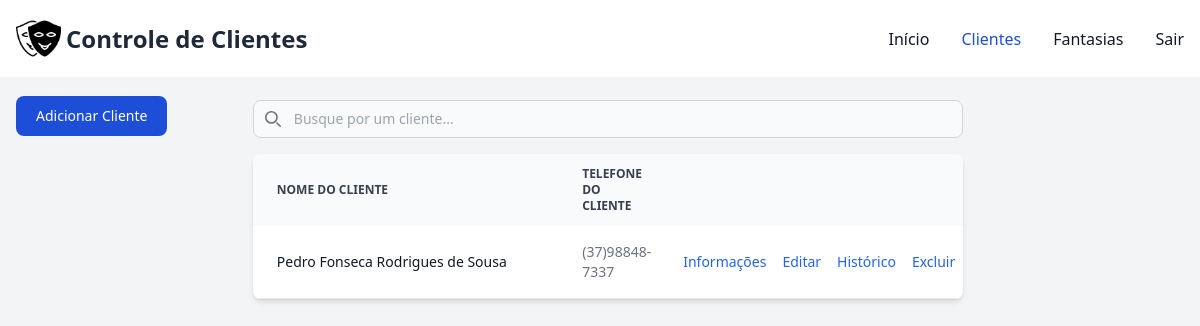
Page /controle/clientes/ (signed in) on the earlier database version.
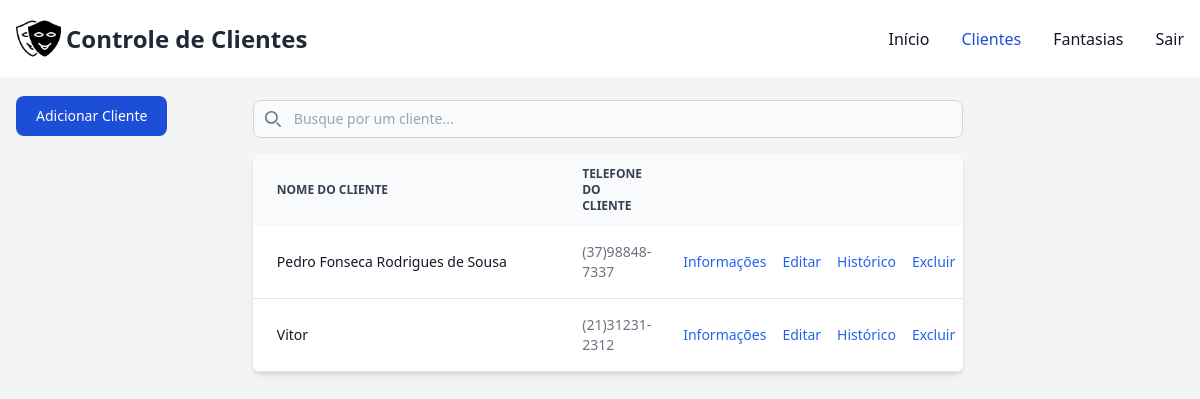
Same page on the later database version.
### controle/models.py (models this page shows, shortened)
class Cliente(models.Model):
    usuario = models.ForeignKey(User, on_delete=models.CASCADE)
    nome_cliente = models.CharField(max_length=100, null=False)
    cpf_cliente = models.CharField(max_length=18, null=False)
    tel_cliente = models.CharField(max_length=14, null=False)
    tel2_cliente = models.CharField(max_length=14, null=True, blank=True)
    logradouro_cliente = models.CharField(max_length=150, null=False)
    num_logradouro = models.CharField(max_length=15, null=False)
    complemento_logradouro = models.CharField(max_length=100, blank=True, null=True)
    bairro_logradouro = models.CharField(max_length=100, blank=True, null=True)
    uf_logradouro = models.CharField(max_length=2, blank=True, null=True)
    municipio_logradouro = models.CharField(max_length=100, blank=True, null=True)
    data_nasc_cliente = models.DateField(blank=True, null=True)
    cep_cliente = models.CharField(max_length=9, blank=True)
    email_cliente = models.CharField(max_length=80, blank=True)
    observacao_cliente = models.TextField(blank=True, null=True)
    class Meta:
        constraints = [
            UniqueConstraint(fields=['cpf_cliente', 'usuario'], name='unique_cliente_cpf_usuario')
        ]

### controle/views.py (the view, shortened to what this page needs)
# urls.py: path('clientes/', views.clientes, name='clientes'),
@login_required(login_url="/controle/login")
def clientes(request):
    sessao = request.user
    clientes = Cliente.objects.filter(usuario=sessao)
    fantasias = Fantasia.objects.filter(usuario=sessao)
    context = {
        'clientes': clientes,
        'fantasias': fantasias,
    }
    return render(request, 'clientes.html', context)

### controle/templates/clientes.html (shortened to what this page needs)
{% extends "base.html" %}
{% block conteudo %}
    <div class="pt-4 pl-4">
        <div class="lg:fixed flex justify-center pb-5">
            <button data-modal-target="crud-modal" data-modal-toggle="crud-modal" class="block text-white bg-blue-700 hover:bg-blue-800 focus:ring-4 focus:outline-none focus:ring-blue-300 font-medium rounded-lg text-sm px-5 py-2.5 text-center" type="button">
                Adicionar Cliente
            </button>
        </div>
        <div class="flex justify-center">
            <div  class="flex flex-col lg:w-3/5 w-4/5">
            <div class="pb-4">
                <div class="relative mt-1">
                    <div class="absolute inset-y-0 rtl:inset-r-0 start-0 flex items-center ps-3 pointer-events-none">
                    </div>
                    <input type="text" id="table-search" class="block pt-2 ps-10 text-sm text-gray-900 border border-gray-300 rounded-lg w-full bg-gray-50 focus:ring-blue-500 focus:border-blue-500" placeholder="Busque por um cliente...">
                </div>
            </div>
            <div class="relative overflow-x-auto shadow-md sm:rounded-lg">
                <table class="w-full text-sm text-left rtl:text-right text-gray-500">
                    <thead class="text-xs text-gray-700 uppercase bg-gray-50">
                        <tr>
                            <th scope="col" class="px-6 py-3 w-1/2">
                                Nome do Cliente
                            </th>
                            <th scope="col" class="px-6 py-3">
                                Telefone do Cliente
                            </th>
                            <th scope="col" class="px-6 py-3">
                            </th>
                            <th scope="col" class="px-6 py-3">
                            </th>
                            <th scope="col" class="px-6 py-3">
                            </th>
                            <th scope="col" class="px-6 py-3">
                            </th>
                        </tr>
                    </thead>
                    <tbody>
                        {% for cliente in clientes %}
                        <tr class="bg-white border-b">
                            <th scope="row" class="px-6 py-4 font-medium text-gray-900 whitespace-nowrap">
                                {{ cliente.nome_cliente|truncatechars:52 }}
                            </th>
                            <td class="px-6 py-4">
                                {{ cliente.tel_cliente }}
                            </td>
                            <td class="px-2 py-4">
                                <button data-cliente-id="{{ cliente.id }}" data-modal-target="info-modal" data-modal-toggle="info-modal" class="font-medium text-blue-600 hover:underline">Informações</button>
                            </td>
                            <td class="px-2 py-4">
                                <button data-cliente-id="{{ cliente.id }}" data-modal-target="editar-modal" data-modal-toggle="editar-modal" class="font-medium text-blue-600 hover:underline">Editar</button>
                            </td>
                            <td class="px-2 py-4">
                                <form action="./fantasias/{{cliente.id}}">
                                    <button type="submit" id="add-fantasias" data-cliente-id="{{ cliente.id }}" class="font-medium text-blue-600 hover:underline">Histórico</button>
                                </form>
                            </td>
                            <td class="px-2 py-4">
                                <button data-cliente-id="{{ cliente.id }}" class="font-medium text-blue-600 hover:underline" onclick="excluirCliente(event)">Excluir</button>
                            </td>
                        </tr>
                        {% endfor %}
                    </tbody>
                </table>
            </div>
        </div>
    </div>
    </div>
{% load static %}
{% endblock %}

Differences in the rows shown:
added Cliente: nome_cliente "Vitor", tel_cliente "(21)31231-2312"
